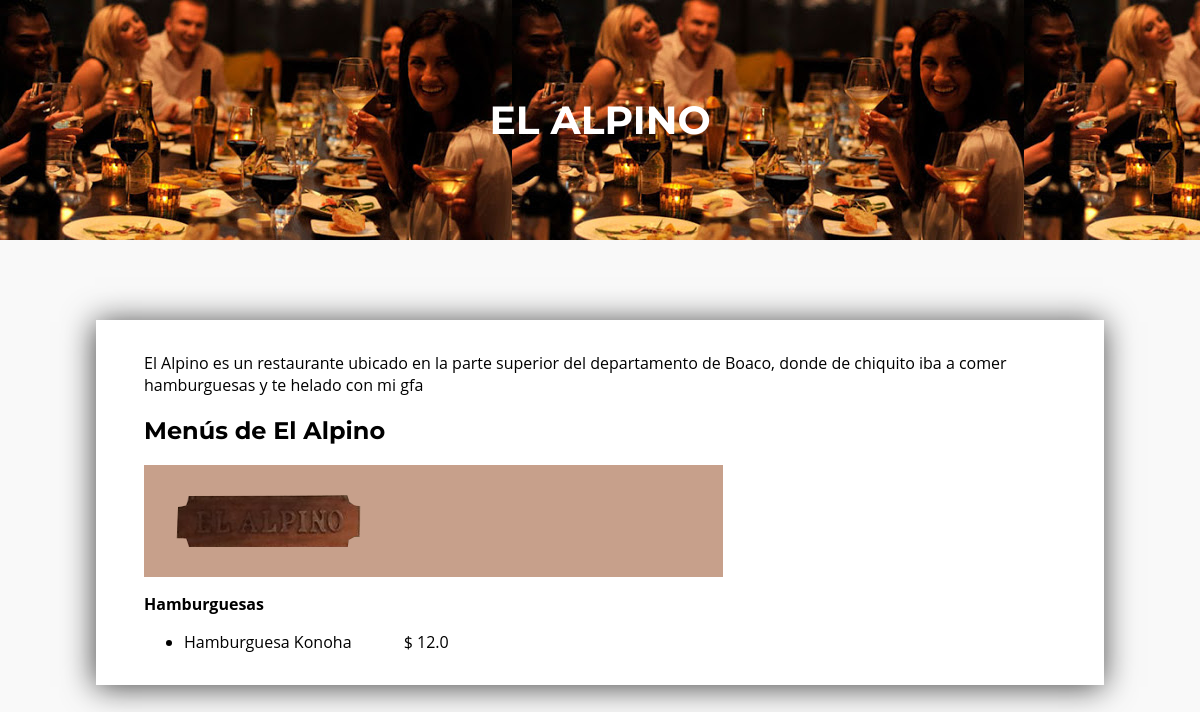
The app's page /restaurants/menu/el-alpino with its own data.
### restaurants/models.py (models this page shows, shortened)
class Restaurant(models.Model):
    name = models.CharField(max_length=50, verbose_name='Nombre')
    description = models.TextField(default="", null=False)
    foto_restaurante = models.ImageField(upload_to='media/', default='path/to/my/default/image.jpg')
    foto_portada = models.ImageField(upload_to='media/', default='path/to/my/default/image.jpg')
    foto_portada_secundaria = models.ImageField(upload_to='media/', default='path/to/my/default/image.jpg')
    foto_qr = models.ImageField(upload_to="media/", default='path/to/my/default/image.jpg')
    link = models.TextField(default="#", verbose_name='link')
    created_at = models.DateField(
        auto_now_add=True, verbose_name='Fecha de creación')
    updated_at = models.DateField(
        auto_now=True, verbose_name='Última actualización')
    class Meta:
        verbose_name = 'Restaurante'
        verbose_name_plural = 'Restaurantes'

class Category(models.Model):
    category_name = models.CharField(max_length=50, verbose_name='Nombre de Categoría')
    menu_id = models.ForeignKey('Menu', on_delete=models.CASCADE, verbose_name='Menú', null=True)
    created_at = models.DateField(
        auto_now_add=True, verbose_name='Fecha de creación')
    updated_at = models.DateField(
        auto_now=True, verbose_name='Última actualización')
    def __str__(self):
        return self.category_name

class Product(models.Model):
    currency = (
        ('C$', 'C$'),
        ('$', '$')
    )
    category_id = models.ForeignKey('Category', on_delete=models.CASCADE, verbose_name='Category', null=True)
    product_name = models.CharField(max_length=50, verbose_name='Producto')
    description = models.TextField(verbose_name='Descripción')
    price = models.FloatField(verbose_name='Precio')
    currency = models.CharField(max_length=50, verbose_name='Moneda', choices=currency, default="C$")
    created_at = models.DateField(
        auto_now_add=True, verbose_name='Fecha de creación')
    updated_at = models.DateField(
        auto_now=True, verbose_name='Última actualización')
    class Meta:
        verbose_name = 'Producto'
        verbose_name_plural = 'Productos'

### restaurants/views.py (the view)
# urls.py: path('menu/<link>', menu)
def menu(request, link):
    restaurant = Restaurant.objects.get(link=link)
    restaurant_id = restaurant.id
    menu_id = Menu.objects.get(restaurant=restaurant_id).id
    categorias = Category.objects.select_related('menu_id')
    productos = Product.objects.select_related('category_id')
    context={
        'restaurant':restaurant,
        'categories' : categorias,
        'products': productos
    }
    return render(request, 'restaurants/menu.html', context)

### restaurants/templates/restaurants/menu.html (shortened to what this page needs)
{% include "general/header.html" %}
<section class="menu-section-principal">
        <section class="article-portada-principal">
            <h1>
                {{restaurant.name}}
            </h1>
        </section>
        <section class="menus-section-menus">
            <section class="menus-section-menus-secundario">
                <p>
                    {{restaurant.description}}
                </p>
                <h2>Menús de {{restaurant.name}}</h2>
                <div class="menus-portada-secundaria">
                </div>
                {% for i in categories %}
                    <p>
                        <strong>{{i}}</strong>
                    </p>
                    <ul>
                        {% for n in products %}
                            {% if n.category_id.id == i.id %}
                                <li>
                                    <span class="nombre-producto">{{n.product_name}}</span>
                                    {{n.currency}} {{n.price}}
                                </li>
                            {% endif %}
                        {% endfor %}
                    </ul>
                {% endfor %}
            </section>
        </section>
</section>

### restaurants/static/css/index.css (style rules this page uses)
body { margin: 0; }
h1,h2,h3,h4,h5 { font-family: Montserrat, Helvetica, Arial, sans-serif; }
p, li { font-family: 'Open Sans', 'Helvetica Neue', sans-serif }

### records on screen
Restaurant: name "EL ALPINO", description "El Alpino es un restaurante ubicado en la parte superior del departamento de Boaco, donde de chiquito iba a comer hamburguesas y te helado con mi gfa", name "El Alpino"
Category: category_name "Hamburguesas"
Product: product_name "Hamburguesa Konoha", currency "$", price "12.0"
